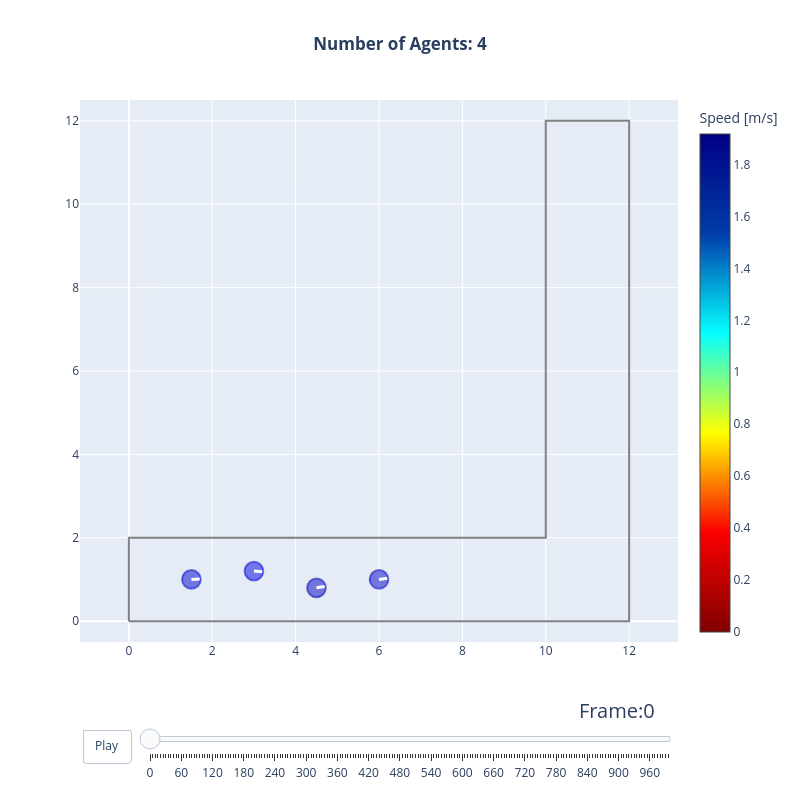

The code cell stored with this chart in its notebook:
### Markdown cell above
## Scenario 1 -- the corner (jupedsim#1625 geometry)

An L-shaped corridor: the exit is around a bend, so the straight line to the
goal points through a wall. Before JuPedSim exposed the routed waypoint
(`ped.next_target`, merged in
[PR #1626](https://github.com/PedestrianDynamics/jupedsim/pull/1626)), a
Python model only saw the final goal here -- every agent walked into the
corner wall and pinned. Now the policy receives the waypoint through the
navmesh observation block and rounds the bend.

Since the artefact is schema v2, the run below self-configures its
*dynamics* too (`w = 0.8`, speed clamp 3.0 -- the values the checkpoint
trained under). At those snappier dynamics the r0400 checkpoint
deterministically loses one agent to its wall-facing absorbing state (three
round the bend, one freezes in the corridor -- dissected in the parity
section below).

### Code cell
CORNER_AREA = shapely.Polygon(
    [(0, 0), (12, 0), (12, 12), (10, 12), (10, 2), (0, 2)]
)
CORNER_EXIT = [(10, 11), (12, 11), (12, 12), (10, 12)]
CORNER_SPAWNS = [(1.5, 1.0), (3.0, 1.2), (4.5, 0.8), (6.0, 1.0)]

corner_file = run_scenario("corner", CORNER_AREA, CORNER_EXIT, CORNER_SPAWNS, max_steps=4000)
trajectory_data, walkable_area = read_sqlite_file(corner_file)
animate(trajectory_data, walkable_area, every_nth_frame=5, radius=0.225)

### Figure 1 — Plotly figure (JSON) as saved in the notebook; plotly's stock layout.template omitted (floating-point values rounded to 4 significant figures)
{"data": [{"hoverinfo": "name", "line": {"color": "grey"}, "mode": "lines", "name": "Exterior", "showlegend": false, "type": "scatter", "x": [0.0, 0.0, 10.0, 10.0, 12.0, 12.0, 0.0], "y": [0.0, 2.0, 2.0, 12.0, 12.0, 0.0, 0.0]}, {"hoverinfo": "none", "marker": {"cmax": 1.917, "cmin": 0, "color": [1.788, 1.765, 1.817, 1.8], "colorbar": {"title": {"text": "Speed [m/s]"}}, "colorscale": [[0.0, "rgb(128,0,0)"], [0.2, "rgb(250,0,0)"], [0.4, "rgb(255,255,0)"], [0.6, "rgb(5,255,255)"], [0.8, "rgb(0,60,170)"], [1.0, "rgb(0,0,131)"]], "size": [0.45, 0.45, 0.45, 0.45]}, "mode": "markers", "showlegend": false, "text": [1.788, 1.765, 1.817, 1.8], "type": "scatter", "x": [1.5, 3.0, 4.5, 6.0], "y": [1.0, 1.2, 0.8, 1.0]}, {"hoverinfo": "text", "marker": {"opacity": 1, "size": 1}, "mode": "markers", "showlegend": false, "text": ["ID: 1, Pos(1.50,1.00)"], "type": "scatter", "x": [1.5], "y": [1.0]}, {"hoverinfo": "text", "marker": {"opacity": 1, "size": 1}, "mode": "markers", "showlegend": false, "text": ["ID: 2, Pos(3.00,1.20)"], "type": "scatter", "x": [3.0], "y": [1.2]}, {"hoverinfo": "text", "marker": {"opacity": 1, "size": 1}, "mode": "markers", "showlegend": false, "text": ["ID: 3, Pos(4.50,0.80)"], "type": "scatter", "x": [4.5], "y": [0.8]}, {"hoverinfo": "text", "marker": {"opacity": 1, "size": 1}, "mode": "markers", "showlegend": false, "text": ["ID: 4, Pos(6.00,1.00)"], "type": "scatter", "x": [6.0], "y": [1.0]}], "layout": {"autosize": false, "height": 800, "shapes": [{"fillcolor": "rgba(0, 0, 205, 0.5)", "line": {"color": "rgba(0, 0, 205, 0.5)"}, "type": "circle", "x0": 1.275, "x1": 1.725, "xref": "x", "y0": 0.775, "y1": 1.225, "yref": "y"}, {"fillcolor": "rgba(0, 0, 218, 0.5)", "line": {"color": "rgba(0, 0, 218, 0.5)"}, "type": "circle", "x0": 2.775, "x1": 3.225, "xref": "x", "y0": 0.975, "y1": 1.425, "yref": "y"}, {"fillcolor": "rgba(0, 0, 187, 0.5)", "line": {"color": "rgba(0, 0, 187, 0.5)"}, "type": "circle", "x0": 4.275, "x1": 4.725, "xref": "x", "y0": 0.575, "y1": 1.025, "yref": "y"}, {"fillcolor": "rgba(0, 0, 196, 0.5)", "line": {"color": "rgba(0, 0, 196, 0.5)"}, "type": "circle", "x0": 5.775, "x1": 6.225, "xref": "x", "y0": 0.775, "y1": 1.225, "yref": "y"}, {"line": {"color": "white", "width": 3}, "type": "line", "x0": 1.5, "x1": 1.7, "y0": 1.0, "y1": 1.011}, {"line": {"color": "white", "width": 3}, "type": "line", "x0": 3.0, "x1": 3.199, "y0": 1.2, "y1": 1.185}, {"line": {"color": "white", "width": 3}, "type": "line", "x0": 4.5, "x1": 4.697, "y0": 0.8, "y1": 0.832}, {"line": {"color": "white", "width": 3}, "type": "line", "x0": 6.0, "x1": 6.198, "y0": 1.0, "y1": 1.031}], "sliders": [{"active": 0, "currentvalue": {"font": {"size": 20}, "prefix": "Frame:", "visible": true, "xanchor": "right"}, "len": 0.9, "pad": {"b": 10, "t": 50}, "steps": [{"args": [["0"], {"frame": {"duration": 100, "redraw": true}, "mode": "immediate", "transition": {"duration": 500}}], "label": "0", "method": "animate"}, {"args": [["5"], {"frame": {"duration": 100, "redraw": true}, "mode": "immediate", "transition": {"duration": 500}}], "label": "5", "method": "animate"}, {"args": [["10"], {"frame": {"duration": 100, "redraw": true}, "mode": "immediate", "transition": {"duration": 500}}], "label": "10", "method": "animate"}, {"args": [["15"], {"frame": {"duration": 100, "redraw": true}, "mode": "immediate", "transition": {"duration": 500}}], "label": "15", "method": "animate"}, {"args": [["20"], {"frame": {"duration": 100, "redraw": true}, "mode": "immediate", "transition": {"duration": 500}}], "label": "20", "method": "animate"}, {"args": [["25"], {"frame": {"duration": 100, "redraw": true}, "mode": "immediate", "transition": {"duration": 500}}], "label": "25", "method": "animate"}, {"args": [["30"], {"frame": {"duration": 100, "redraw": true}, "mode": "immediate", "transition": {"duration": 500}}], "label": "30", "method": "animate"}, {"args": [["35"], {"frame": {"duration": 100, "redraw": true}, "mode": "immediate", "transition": {"duration": 500}}], "label": "35", "method": "animate"}, {"args": [["40"], {"frame": {"duration": 100, "redraw": true}, "mode": "immediate", "transition": {"duration": 500}}], "label": "40", "method": "animate"}, {"args": [["45"], {"frame": {"duration": 100, "redraw": true}, "mode": "immediate", "transition": {"duration": 500}}], "label": "45", "method": "animate"}, {"args": [["50"], {"frame": {"duration": 100, "redraw": true}, "mode": "immediate", "transition": {"duration": 500}}], "label": "50", "method": "animate"}, {"args": [["55"], {"frame": {"duration": 100, "redraw": true}, "mode": "immediate", "transition": {"duration": 500}}], "label": "55", "method": "animate"}, {"args": [["60"], {"frame": {"duration": 100, "redraw": true}, "mode": "immediate", "transition": {"duration": 500}}], "label": "60", "method": "animate"}, {"args": [["65"], {"frame": {"duration": 100, "redraw": true}, "mode": "immediate", "transition": {"duration": 500}}], "label": "65", "method": "animate"}, {"args": [["70"], {"frame": {"duration": 100, "redraw": true}, "mode": "immediate", "transition": {"duration": 500}}], "label": "70", "method": "animate"}, {"args": [["75"], {"frame": {"duration": 100, "redraw": true}, "mode": "immediate", "transition": {"duration": 500}}], "label": "75", "method": "animate"}, {"args": [["80"], {"frame": {"duration": 100, "redraw": true}, "mode": "immediate", "transition": {"duration": 500}}], "label": "80", "method": "animate"}, {"args": [["85"], {"frame": {"duration": 100, "redraw": true}, "mode": "immediate", "transition": {"duration": 500}}], "label": "85", "method": "animate"}, {"args": [["90"], {"frame": {"duration": 100, "redraw": true}, "mode": "immediate", "transition": {"duration": 500}}], "label": "90", "method": "animate"}, {"args": [["95"], {"frame": {"duration": 100, "redraw": true}, "mode": "immediate", "transition": {"duration": 500}}], "label": "95", "method": "animate"}, {"args": [["100"], {"frame": {"duration": 100, "redraw": true}, "mode": "immediate", "transition": {"duration": 500}}], "label": "100", "method": "animate"}, {"args": [["105"], {"frame": {"duration": 100, "redraw": true}, "mode": "immediate", "transition": {"duration": 500}}], "label": "105", "method": "animate"}, {"args": [["110"], {"frame": {"duration": 100, "redraw": true}, "mode": "immediate", "transition": {"duration": 500}}], "label": "110", "method": "animate"}, {"args": [["115"], {"frame": {"duration": 100, "redraw": true}, "mode": "immediate", "transition": {"duration": 500}}], "label": "115", "method": "animate"}, {"args": [["120"], {"frame": {"duration": 100, "redraw": true}, "mode": "immediate", "transition": {"duration": 500}}], "label": "120", "method": "animate"}, {"args": [["125"], {"frame": {"duration": 100, "redraw": true}, "mode": "immediate", "transition": {"duration": 500}}], "label": "125", "method": "animate"}, {"args": [["130"], {"frame": {"duration": 100, "redraw": true}, "mode": "immediate", "transition": {"duration": 500}}], "label": "130", "method": "animate"}, {"args": [["135"], {"frame": {"duration": 100, "redraw": true}, "mode": "immediate", "transition": {"duration": 500}}], "label": "135", "method": "animate"}, {"args": [["140"], {"frame": {"duration": 100, "redraw": true}, "mode": "immediate", "transition": {"duration": 500}}], "label": "140", "method": "animate"}, {"args": [["145"], {"frame": {"duration": 100, "redraw": true}, "mode": "immediate", "transition": {"duration": 500}}], "label": "145", "method": "animate"}, {"args": [["150"], {"frame": {"duration": 100, "redraw": true}, "mode": "immediate", "transition": {"duration": 500}}], "label": "150", "method": "animate"}, {"args": [["155"], {"frame": {"duration": 100, "redraw": true}, "mode": "immediate", "transition": {"duration": 500}}], "label": "155", "method": "animate"}, {"args": [["160"], {"frame": {"duration": 100, "redraw": true}, "mode": "immediate", "transition": {"duration": 500}}], "label": "160", "method": "animate"}, {"args": [["165"], {"frame": {"duration": 100, "redraw": true}, "mode": "immediate", "transition": {"duration": 500}}], "label": "165", "method": "animate"}, {"args": [["170"], {"frame": {"duration": 100, "redraw": true}, "mode": "immediate", "transition": {"duration": 500}}], "label": "170", "method": "animate"}, {"args": [["175"], {"frame": {"duration": 100, "redraw": true}, "mode": "immediate", "transition": {"duration": 500}}], "label": "175", "method": "animate"}, {"args": [["180"], {"frame": {"duration": 100, "redraw": true}, "mode": "immediate", "transition": {"duration": 500}}], "label": "180", "method": "animate"}, {"args": [["185"], {"frame": {"duration": 100, "redraw": true}, "mode": "immediate", "transition": {"duration": 500}}], "label": "185", "method": "animate"}, {"args": [["190"], {"frame": {"duration": 100, "redraw": true}, "mode": "immediate", "transition": {"duration": 500}}], "label": "190", "method": "animate"}, {"args": [["195"], {"frame": {"duration": 100, "redraw": true}, "mode": "immediate", "transition": {"duration": 500}}], "label": "195", "method": "animate"}, {"args": [["200"], {"frame": {"duration": 100, "redraw": true}, "mode": "immediate", "transition": {"duration": 500}}], "label": "200", "method": "animate"}, {"args": [["205"], {"frame": {"duration": 100, "redraw": true}, "mode": "immediate", "transition": {"duration": 500}}], "label": "205", "method": "animate"}, {"args": [["210"], {"frame": {"duration": 100, "redraw": true}, "mode": "immediate", "transition": {"duration": 500}}], "label": "210", "method": "animate"}, {"args": [["215"], {"frame": {"duration": 100, "redraw": true}, "mode": "immediate", "transition": {"duration": 500}}], "label": "215", "method": "animate"}, {"args": [["220"], {"frame": {"duration": 100, "redraw": true}, "mode": "immediate", "transition": {"duration": 500}}], "label": "220", "method": "animate"}, {"args": [["225"], {"frame": {"duration": 100, "redraw": true}, "mode": "immediate", "transition": {"duration": 500}}], "label": "225", "method": "animate"}, {"args": [["230"], {"frame": {"duration": 100, "redraw": true}, "mode": "immediate", "transition": {"duration": 500}}], "label": "230", "method": "animate"}, {"args": [["235"], {"frame": {"duration": 100, "redraw": true}, "mode": "immediate", "transition": {"duration": 500}}], "label": "235", "method": "animate"}, {"args": [["240"], {"frame": {"duration": 100, "redraw": true}, "mode": "immediate", "transition": {"duration": 500}}], "label": "240", "method": "animate"}, {"args": [["245"], {"frame": {"duration": 100, "redraw": true}, "mode": "immediate", "transition": {"duration": 500}}], "label": "245", "method": "animate"}, {"args": [["250"], {"frame": {"duration": 100, "redraw": true}, "mode": "immediate", "transition": {"duration": 500}}], "label": "250", "method": "animate"}, {"args": [["255"], {"frame": {"duration": 100, "redraw": true}, "mode": "immediate", "transition": {"duration": 500}}], "label": "255", "method": "animate"}, {"args": [["260"], {"frame": {"duration": 100, "redraw": true}, "mode": "immediate", "transition": {"duration": 500}}], "label": "260", "method": "animate"}, {"args": [["265"], {"frame": {"duration": 100, "redraw": true}, "mode": "immediate", "transition": {"duration": 500}}], "label": "265", "method": "animate"}, {"args": [["270"], {"frame": {"duration": 100, "redraw": true}, "mode": "immediate", "transition": {"duration": 500}}], "label": "270", "method": "animate"}, {"args": [["275"], {"frame": {"duration": 100, "redraw": true}, "mode": "immediate", "transition": {"duration": 500}}], "label": "275", "method": "animate"}, {"args": [["280"], {"frame": {"duration": 100, "redraw": true}, "mode": "immediate", "transition": {"duration": 500}}], "label": "280", "method": "animate"}, {"args": [["285"], {"frame": {"duration": 100, "redraw": true}, "mode": "immediate", "transition": {"duration": 500}}], "label": "285", "method": "animate"}, {"args": [["290"], {"frame": {"duration": 100, "redraw": true}, "mode": "immediate", "transition": {"duration": 500}}], "label": "290", "method": "animate"}, {"args": [["295"], {"frame": {"duration": 100, "redraw": true}, "mode": "immediate", "transition": {"duration": 500}}], "label": "295", "method": "animate"}, {"args": [["300"], {"frame": {"duration": 100, "redraw": true}, "mode": "immediate", "transition": {"duration": 500}}], "label": "300", "method": "animate"}, {"args": [["305"], {"frame": {"duration": 100, "redraw": true}, "mode": "immediate", "transition": {"duration": 500}}], "label": "305", "method": "animate"}, {"args": [["310"], {"frame": {"duration": 100, "redraw": true}, "mode": "immediate", "transition": {"duration": 500}}], "label": "310", "method": "animate"}, {"args": [["315"], {"frame": {"duration": 100, "redraw": true}, "mode": "immediate", "transition": {"duration": 500}}], "label": "315", "method": "animate"}, {"args": [["320"], {"frame": {"duration": 100, "redraw": true}, "mode": "immediate", "transition": {"duration": 500}}], "label": "320", "method": "animate"}, {"args": [["325"], {"frame": {"duration": 100, "redraw": true}, "mode": "immediate", "transition": {"duration": 500}}], "label": "325", "method": "animate"}, {"args": [["330"], {"frame": {"duration": 100, "redraw": true}, "mode": "immediate", "transition": {"duration": 500}}], "label": "330", "method": "animate"}, {"args": [["335"], {"frame": {"duration": 100, "redraw": true}, "mode": "immediate", "transition": {"duration": 500}}], "label": "335", "method": "animate"}, {"args": [["340"], {"frame": {"duration": 100, "redraw": true}, "mode": "immediate", "transition": {"duration": 500}}], "label": "340", "method": "animate"}, {"args": [["345"], {"frame": {"duration": 100, "redraw": true}, "mode": "immediate", "transition": {"duration": 500}}], "label": "345", "method": "animate"}, {"args": [["350"], {"frame": {"duration": 100, "redraw": true}, "mode": "immediate", "transition": {"duration": 500}}], "label": "350", "method": "animate"}, {"args": [["355"], {"frame": {"duration": 100, "redraw": true}, "mode": "immediate", "transition": {"duration": 500}}], "label": "355", "method": "animate"}, {"args": [["360"], {"frame": {"duration": 100, "redraw": true}, "mode": "immediate", "transition": {"duration": 500}}], "label": "360", "method": "animate"}, {"args": [["365"], {"frame": {"duration": 100, "redraw": true}, "mode": "immediate", "transition": {"duration": 500}}], "label": "365", "method": "animate"}, {"args": [["370"], {"frame": {"duration": 100, "redraw": true}, "mode": "immediate", "transition": {"duration": 500}}], "label": "370", "method": "animate"}, {"args": [["375"], {"frame": {"duration": 100, "redraw": true}, "mode": "immediate", "transition": {"duration": 500}}], "label": "375", "method": "animate"}, {"args": [["380"], {"frame": {"duration": 100, "redraw": true}, "mode": "immediate", "transition": {"duration": 500}}], "label": "380", "method": "animate"}, {"args": [["385"], {"frame": {"duration": 100, "redraw": true}, "mode": "immediate", "transition": {"duration": 500}}], "label": "385", "method": "animate"}, {"args": [["390"], {"frame": {"duration": 100, "redraw": true}, "mode": "immediate", "transition": {"duration": 500}}], "label": "390", "method": "animate"}, {"args": [["395"], {"frame": {"duration": 100, "redraw": true}, "mode": "immediate", "transition": {"duration": 500}}], "label": "395", "method": "animate"}, {"args": [["400"], {"frame": {"duration": 100, "redraw": true}, "mode": "immediate", "transition": {"duration": 500}}], "label": "400", "method": "animate"}, {"args": [["405"], {"frame": {"duration": 100, "redraw": true}, "mode": "immediate", "transition": {"duration": 500}}], "label": "405", "method": "animate"}, {"args": [["410"], {"frame": {"duration": 100, "redraw": true}, "mode": "immediate", "transition": {"duration": 500}}], "label": "410", "method": "animate"}, {"args": [["415"], {"frame": {"duration": 100, "redraw": true}, "mode": "immediate", "transition": {"duration": 500}}], "label": "415", "method": "animate"}, {"args": [["420"], {"frame": {"duration": 100, "redraw": true}, "mode": "immediate", "transition": {"duration": 500}}], "label": "420", "method": "animate"}, {"args": [["425"], {"frame": {"duration": 100, "redraw": true}, "mode": "immediate", "transition": {"duration": 500}}], "label": "425", "method": "animate"}, {"args": [["430"], {"frame": {"duration": 100, "redraw": true}, "mode": "immediate", "transition": {"duration": 500}}], "label": "430", "method": "animate"}, {"args": [["435"], {"frame": {"duration": 100, "redraw": true}, "mode": "immediate", "transition": {"duration": 500}}], "label": "435", "method": "animate"}, {"args": [["440"], {"frame": {"duration": 100, "redraw": true}, "mode": "immediate", "transition": {"duration": 500}}], "label": "440", "method": "animate"}, {"args": [["445"], {"frame": {"duration": 100, "redraw": true}, "mode": "immediate", "transition": {"duration": 500}}], "label": "445", "method": "animate"}, {"args": [["450"], {"frame": {"duration": 100, "redraw": true}, "mode": "immediate", "transition": {"duration": 500}}], "label": "450", "method": "animate"}, {"args": [["455"], {"frame": {"duration": 100, "redraw": true}, "mode": "immediate", "transition": {"duration": 500}}], "label": "455", "method": "animate"}, {"args": [["460"], {"frame": {"duration": 100, "redraw": true}, "mode": "immediate", "transition": {"duration": 500}}], "label": "460", "method": "animate"}, {"args": [["465"], {"frame": {"duration": 100, "redraw": true}, "mode": "immediate", "transition": {"duration": 500}}], "label": "465", "method": "animate"}, {"args": [["470"], {"frame": {"duration": 100, "redraw": true}, "mode": "immediate", "transition": {"duration": 500}}], "label": "470", "method": "animate"}, {"args": [["475"], {"frame": {"duration": 100, "redraw": true}, "mode": "immediate", "transition": {"duration": 500}}], "label": "475", "method": "animate"}, {"args": [["480"], {"frame": {"duration": 100, "redraw": true}, "mode": "immediate", "transition": {"duration": 500}}], "label": "480", "method": "animate"}, {"args": [["485"], {"frame": {"duration": 100, "redraw": true}, "mode": "immediate", "transition": {"duration": 500}}], "label": "485", "method": "animate"}, {"args": [["490"], {"frame": {"duration": 100, "redraw": true}, "mode": "immediate", "transition": {"duration": 500}}], "label": "490", "method": "animate"}, {"args": [["495"], {"frame": {"duration": 100, "redraw": true}, "mode": "immediate", "transition": {"duration": 500}}], "label": "495", "method": "animate"}, {"args": [["500"], {"frame": {"duration": 100, "redraw": true}, "mode": "immediate", "transition": {"duration": 500}}], "label": "500", "method": "animate"}, {"args": [["505"], {"frame": {"duration": 100, "redraw": true}, "mode": "immediate", "transition": {"duration": 500}}], "label": "505", "method": "animate"}, {"args": [["510"], {"frame": {"duration": 100, "redraw": true}, "mode": "immediate", "transition": {"duration": 500}}], "label": "510", "method": "animate"}, {"args": [["515"], {"frame": {"duration": 100, "redraw": true}, "mode": "immediate", "transition": {"duration": 500}}], "label": "515", "method": "animate"}, {"args": [["520"], {"frame": {"duration": 100, "redraw": true}, "mode": "immediate", "transition": {"duration": 500}}], "label": "520", "method": "animate"}, {"args": [["525"], {"frame": {"duration": 100, "redraw": true}, "mode": "immediate", "transition": {"duration": 500}}], "label": "525", "method": "animate"}, {"args": [["530"], {"frame": {"duration": 100, "redraw": true}, "mode": "immediate", "transition": {"duration": 500}}], "label": "530", "method": "animate"}, {"args": [["535"], {"frame": {"duration": 100, "redraw": true}, "mode": "immediate", "transition": {"duration": 500}}], "label": "535", "method": "animate"}, {"args": [["540"], {"frame": {"duration": 100, "redraw": true}, "mode": "immediate", "transition": {"duration": 500}}], "label": "540", "method": "animate"}, {"args": [["545"], {"frame": {"duration": 100, "redraw": true}, "mode": "immediate", "transition": {"duration": 500}}], "label": "545", "method": "animate"}, {"args": [["550"], {"frame": {"duration": 100, "redraw": true}, "mode": "immediate", "transition": {"duration": 500}}], "label": "550", "method": "animate"}, {"args": [["555"], {"frame": {"duration": 100, "redraw": true}, "mode": "immediate", "transition": {"duration": 500}}], "label": "555", "method": "animate"}, {"args": [["560"], {"frame": {"duration": 100, "redraw": true}, "mode": "immediate", "transition": {"duration": 500}}], "label": "560", "method": "animate"}, {"args": [["565"], {"frame": {"duration": 100, "redraw": true}, "mode": "immediate", "transition": {"duration": 500}}], "label": "565", "method": "animate"}, {"args": [["570"], {"frame": {"duration": 100, "redraw": true}, "mode": "immediate", "transition": {"duration": 500}}], "label": "570", "method": "animate"}, {"args": [["575"], {"frame": {"duration": 100, "redraw": true}, "mode": "immediate", "transition": {"duration": 500}}], "label": "575", "method": "animate"}, {"args": [["580"], {"frame": {"duration": 100, "redraw": true}, "mode": "immediate", "transition": {"duration": 500}}], "label": "580", "method": "animate"}, {"args": [["585"], {"frame": {"duration": 100, "redraw": true}, "mode": "immediate", "transition": {"duration": 500}}], "label": "585", "method": "animate"}, {"args": [["590"], {"frame": {"duration": 100, "redraw": true}, "mode": "immediate", "transition": {"duration": 500}}], "label": "590", "method": "animate"}, {"args": [["595"], {"frame": {"duration": 100, "redraw": true}, "mode": "immediate", "transition": {"duration": 500}}], "label": "595", "method": "animate"}, {"args": [["600"], {"frame": {"duration": 100, "redraw": true}, "mode": "immediate", "transition": {"duration": 500}}], "label": "600", "method": "animate"}, {"args": [["605"], {"frame": {"duration": 100, "redraw": true}, "mode": "immediate", "transition": {"duration": 500}}], "label": "605", "method": "animate"}, {"args": [["610"], {"frame": {"duration": 100, "redraw": true}, "mode": "immediate", "transition": {"duration": 500}}], "label": "610", "method": "animate"}, {"args": [["615"], {"frame": {"duration": 100, "redraw": true}, "mode": "immediate", "transition": {"duration": 500}}], "label": "615", "method": "animate"}, {"args": [["620"], {"frame": {"duration": 100, "redraw": true}, "mode": "immediate", "transition": {"duration": 500}}], "label": "620", "method": "animate"}, {"args": [["625"], {"frame": {"duration": 100, "redraw": true}, "mode": "immediate", "transition": {"duration": 500}}], "label": "625", "method": "animate"}, {"args": [["630"], {"frame": {"duration": 100, "redraw": true}, "mode": "immediate", "transition": {"duration": 500}}], "label": "630", "method": "animate"}, {"args": [["635"], {"frame": {"duration": 100, "redraw": true}, "mode": "immediate", "transition": {"duration": 500}}], "label": "635", "method": "animate"}, {"args": [["640"], {"frame": {"duration": 100, "redraw": true}, "mode": "immediate", "transition": {"duration": 500}}], "label": "640", "method": "animate"}, {"args": [["645"], {"frame": {"duration": 100, "redraw": true}, "mode": "immediate", "transition": {"duration": 500}}], "label": "645", "method": "animate"}, {"args": [["650"], {"frame": {"duration": 100, "redraw": true}, "mode": "immediate", "transition": {"duration": 500}}], "label": "650", "method": "animate"}, {"args": [["655"], {"frame": {"duration": 100, "redraw": true}, "mode": "immediate", "transition": {"duration": 500}}], "label": "655", "method": "animate"}, {"args": [["660"], {"frame": {"duration": 100, "redraw": true}, "mode": "immediate", "transition": {"duration": 500}}], "label": "660", "method": "animate"}, {"args": [["665"], {"frame": {"duration": 100, "redraw": true}, "mode": "immediate", "transition": {"duration": 500}}], "label": "665", "method": "animate"}, {"args": [["670"], {"frame": {"duration": 100, "redraw": true}, "mode": "immediate", "transition": {"duration": 500}}], "label": "670", "method": "animate"}, {"args": [["675"], {"frame": {"duration": 100, "redraw": true}, "mode": "immediate", "transition": {"duration": 500}}], "label": "675", "method": "animate"}, {"args": [["680"], {"frame": {"duration": 100, "redraw": true}, "mode": "immediate", "transition": {"duration": 500}}], "label": "680", "method": "animate"}, {"args": [["685"], {"frame": {"duration": 100, "redraw": true}, "mode": "immediate", "transition": {"duration": 500}}], "label": "685", "method": "animate"}, {"args": [["690"], {"frame": {"duration": 100, "redraw": true}, "mode": "immediate", "transition": {"duration": 500}}], "label": "690", "method": "animate"}, {"args": [["695"], {"frame": {"duration": 100, "redraw": true}, "mode": "immediate", "transition": {"duration": 500}}], "label": "695", "method": "animate"}, {"args": [["700"], {"frame": {"duration": 100, "redraw": true}, "mode": "immediate", "transition": {"duration": 500}}], "label": "700", "method": "animate"}, {"args": [["705"], {"frame": {"duration": 100, "redraw": true}, "mode": "immediate", "transition": {"duration": 500}}], "label": "705", "method": "animate"}, {"args": [["710"], {"frame": {"duration": 100, "redraw": true}, "mode": "immediate", "transition": {"duration": 500}}], "label": "710", "method": "animate"}, {"args": [["715"], {"frame": {"duration": 100, "redraw": true}, "mode": "immediate", "transition": {"duration": 500}}], "label": "715", "method": "animate"}, {"args": [["720"], {"frame": {"duration": 100, "redraw": true}, "mode": "immediate", "transition": {"duration": 500}}], "label": "720", "method": "animate"}, {"args": [["725"], {"frame": {"duration": 100, "redraw": true}, "mode": "immediate", "transition": {"duration": 500}}], "label": "725", "method": "animate"}, {"args": [["730"], {"frame": {"duration": 100, "redraw": true}, "mode": "immediate", "transition": {"duration": 500}}], "label": "730", "method": "animate"}, {"args": [["735"], {"frame": {"duration": 100, "redraw": true}, "mode": "immediate", "transition": {"duration": 500}}], "label": "735", "method": "animate"}, {"args": [["740"], {"frame": {"duration": 100, "redraw": true}, "mode": "immediate", "transition": {"duration": 500}}], "label": "740", "method": "animate"}, {"args": [["745"], {"frame": {"duration": 100, "redraw": true}, "mode": "immediate", "transition": {"duration": 500}}], "label": "745", "method": "animate"}, {"args": [["750"], {"frame": {"duration": 100, "redraw": true}, "mode": "immediate", "transition": {"duration": 500}}], "label": "750", "method": "animate"}, {"args": [["755"], {"frame": {"duration": 100, "redraw": true}, "mode": "immediate", "transition": {"duration": 500}}], "label": "755", "method": "animate"}, {"args": [["760"], {"frame": {"duration": 100, "redraw": true}, "mode": "immediate", "transition": {"duration": 500}}], "label": "760", "method": "animate"}, {"args": [["765"], {"frame": {"duration": 100, "redraw": true}, "mode": "immediate", "transition": {"duration": 500}}], "label": "765", "method": "animate"}, {"args": [["770"], {"frame": {"duration": 100, "redraw": true}, "mode": "immediate", "transition": {"duration": 500}}], "label": "770", "method": "animate"}, {"args": [["775"], {"frame": {"duration": 100, "redraw": true}, "mode": "immediate", "transition": {"duration": 500}}], "label": "775", "method": "animate"}, {"args": [["780"], {"frame": {"duration": 100, "redraw": true}, "mode": "immediate", "transition": {"duration": 500}}], "label": "780", "method": "animate"}, {"args": [["785"], {"frame": {"duration": 100, "redraw": true}, "mode": "immediate", "transition": {"duration": 500}}], "label": "785", "method": "animate"}, {"args": [["790"], {"frame": {"duration": 100, "redraw": true}, "mode": "immediate", "transition": {"duration": 500}}], "label": "790", "method": "animate"}, {"args": [["795"], {"frame": {"duration": 100, "redraw": true}, "mode": "immediate", "transition": {"duration": 500}}], "label": "795", "method": "animate"}, {"args": [["800"], {"frame": {"duration": 100, "redraw": true}, "mode": "immediate", "transition": {"duration": 500}}], "label": "800", "method": "animate"}, {"args": [["805"], {"frame": {"duration": 100, "redraw": true}, "mode": "immediate", "transition": {"duration": 500}}], "label": "805", "method": "animate"}, {"args": [["810"], {"frame": {"duration": 100, "redraw": true}, "mode": "immediate", "transition": {"duration": 500}}], "label": "810", "method": "animate"}, {"args": [["815"], {"frame": {"duration": 100, "redraw": true}, "mode": "immediate", "transition": {"duration": 500}}], "label": "815", "method": "animate"}, {"args": [["820"], {"frame": {"duration": 100, "redraw": true}, "mode": "immediate", "transition": {"duration": 500}}], "label": "820", "method": "animate"}, {"args": [["825"], {"frame": {"duration": 100, "redraw": true}, "mode": "immediate", "transition": {"duration": 500}}], "label": "825", "method": "animate"}, {"args": [["830"], {"frame": {"duration": 100, "redraw": true}, "mode": "immediate", "transition": {"duration": 500}}], "label": "830", "method": "animate"}, {"args": [["835"], {"frame": {"duration": 100, "redraw": true}, "mode": "immediate", "transition": {"duration": 500}}], "label": "835", "method": "animate"}, {"args": [["840"], {"frame": {"duration": 100, "redraw": true}, "mode": "immediate", "transition": {"duration": 500}}], "label": "840", "method": "animate"}, {"args": [["845"], {"frame": {"duration": 100, "redraw": true}, "mode": "immediate", "transition": {"duration": 500}}], "label": "845", "method": "animate"}, {"args": [["850"], {"frame": {"duration": 100, "redraw": true}, "mode": "immediate", "transition": {"duration": 500}}], "label": "850", "method": "animate"}, {"args": [["855"], {"frame": {"duration": 100, "redraw": true}, "mode": "immediate", "transition": {"duration": 500}}], "label": "855", "method": "animate"}, {"args": [["860"], {"frame": {"duration": 100, "redraw": true}, "mode": "immediate", "transition": {"duration": 500}}], "label": "860", "method": "animate"}, {"args": [["865"], {"frame": {"duration": 100, "redraw": true}, "mode": "immediate", "transition": {"duration": 500}}], "label": "865", "method": "animate"}, {"args": [["870"], {"frame": {"duration": 100, "redraw": true}, "mode": "immediate", "transition": {"duration": 500}}], "label": "870", "method": "animate"}, {"args": [["875"], {"frame": {"duration": 100, "redraw": true}, "mode": "immediate", "transition": {"duration": 500}}], "label": "875", "method": "animate"}, {"args": [["880"], {"frame": {"duration": 100, "redraw": true}, "mode": "immediate", "transition": {"duration": 500}}], "label": "880", "method": "animate"}, {"args": [["885"], {"frame": {"duration": 100, "redraw": true}, "mode": "immediate", "transition": {"duration": 500}}], "label": "885", "method": "animate"}, {"args": [["890"], {"frame": {"duration": 100, "redraw": true}, "mode": "immediate", "transition": {"duration": 500}}], "label": "890", "method": "animate"}, {"args": [["895"], {"frame": {"duration": 100, "redraw": true}, "mode": "immediate", "transition": {"duration": 500}}], "label": "895", "method": "animate"}, {"args": [["900"], {"frame": {"duration": 100, "redraw": true}, "mode": "immediate", "transition": {"duration": 500}}], "label": "900", "method": "animate"}, {"args": [["905"], {"frame": {"duration": 100, "redraw": true}, "mode": "immediate", "transition": {"duration": 500}}], "label": "905", "method": "animate"}, {"args": [["910"], {"frame": {"duration": 100, "redraw": true}, "mode": "immediate", "transition": {"duration": 500}}], "label": "910", "method": "animate"}, {"args": [["915"], {"frame": {"duration": 100, "redraw": true}, "mode": "immediate", "transition": {"duration": 500}}], "label": "915", "method": "animate"}, {"args": [["920"], {"frame": {"duration": 100, "redraw": true}, "mode": "immediate", "transition": {"duration": 500}}], "label": "920", "method": "animate"}, {"args": [["925"], {"frame": {"duration": 100, "redraw": true}, "mode": "immediate", "transition": {"duration": 500}}], "label": "925", "method": "animate"}, {"args": [["930"], {"frame": {"duration": 100, "redraw": true}, "mode": "immediate", "transition": {"duration": 500}}], "label": "930", "method": "animate"}, {"args": [["935"], {"frame": {"duration": 100, "redraw": true}, "mode": "immediate", "transition": {"duration": 500}}], "label": "935", "method": "animate"}, {"args": [["940"], {"frame": {"duration": 100, "redraw": true}, "mode": "immediate", "transition": {"duration": 500}}], "label": "940", "method": "animate"}, {"args": [["945"], {"frame": {"duration": 100, "redraw": true}, "mode": "immediate", "transition": {"duration": 500}}], "label": "945", "method": "animate"}, {"args": [["950"], {"frame": {"duration": 100, "redraw": true}, "mode": "immediate", "transition": {"duration": 500}}], "label": "950", "method": "animate"}, {"args": [["955"], {"frame": {"duration": 100, "redraw": true}, "mode": "immediate", "transition": {"duration": 500}}], "label": "955", "method": "animate"}, {"args": [["960"], {"frame": {"duration": 100, "redraw": true}, "mode": "immediate", "transition": {"duration": 500}}], "label": "960", "method": "animate"}, {"args": [["965"], {"frame": {"duration": 100, "redraw": true}, "mode": "immediate", "transition": {"duration": 500}}], "label": "965", "method": "animate"}, {"args": [["970"], {"frame": {"duration": 100, "redraw": true}, "mode": "immediate", "transition": {"duration": 500}}], "label": "970", "method": "animate"}, {"args": [["975"], {"frame": {"duration": 100, "redraw": true}, "mode": "immediate", "transition": {"duration": 500}}], "label": "975", "method": "animate"}, {"args": [["980"], {"frame": {"duration": 100, "redraw": true}, "mode": "immediate", "transition": {"duration": 500}}], "label": "980", "method": "animate"}, {"args": [["985"], {"frame": {"duration": 100, "redraw": true}, "mode": "immediate", "transition": {"duration": 500}}], "label": "985", "method": "animate"}, {"args": [["990"], {"frame": {"duration": 100, "redraw": true}, "mode": "immediate", "transition": {"duration": 500}}], "label": "990", "method": "animate"}, {"args": [["995"], {"frame": {"duration": 100, "redraw": true}, "mode": "immediate", "transition": {"duration": 500}}], "label": "995", "method": "animate"}], "transition": {"duration": 100, "easing": "cubic-in-out"}, "x": 0.1, "xanchor": "left", "y": 0, "yanchor": "top"}], "title": {"text": "<b>Number of Agents: 4</b>", "x": 0.5}, "updatemenus": [{"buttons": [{"args": [null, {"frame": {"duration": 100, "redraw": true}, "fromcurrent": true}], "label": "Play", "method": "animate"}], "direction": "left", "pad": {"r": 10, "t": 87}, "showactive": false, "type": "buttons", "x": 0.1, "xanchor": "right", "y": 0, "yanchor": "top"}], "width": 800, "xaxis": {"range": [-0.5, 12.5]}, "yaxis": {"range": [-0.5, 12.5], "scaleanchor": "x", "scaleratio": 1}}}
